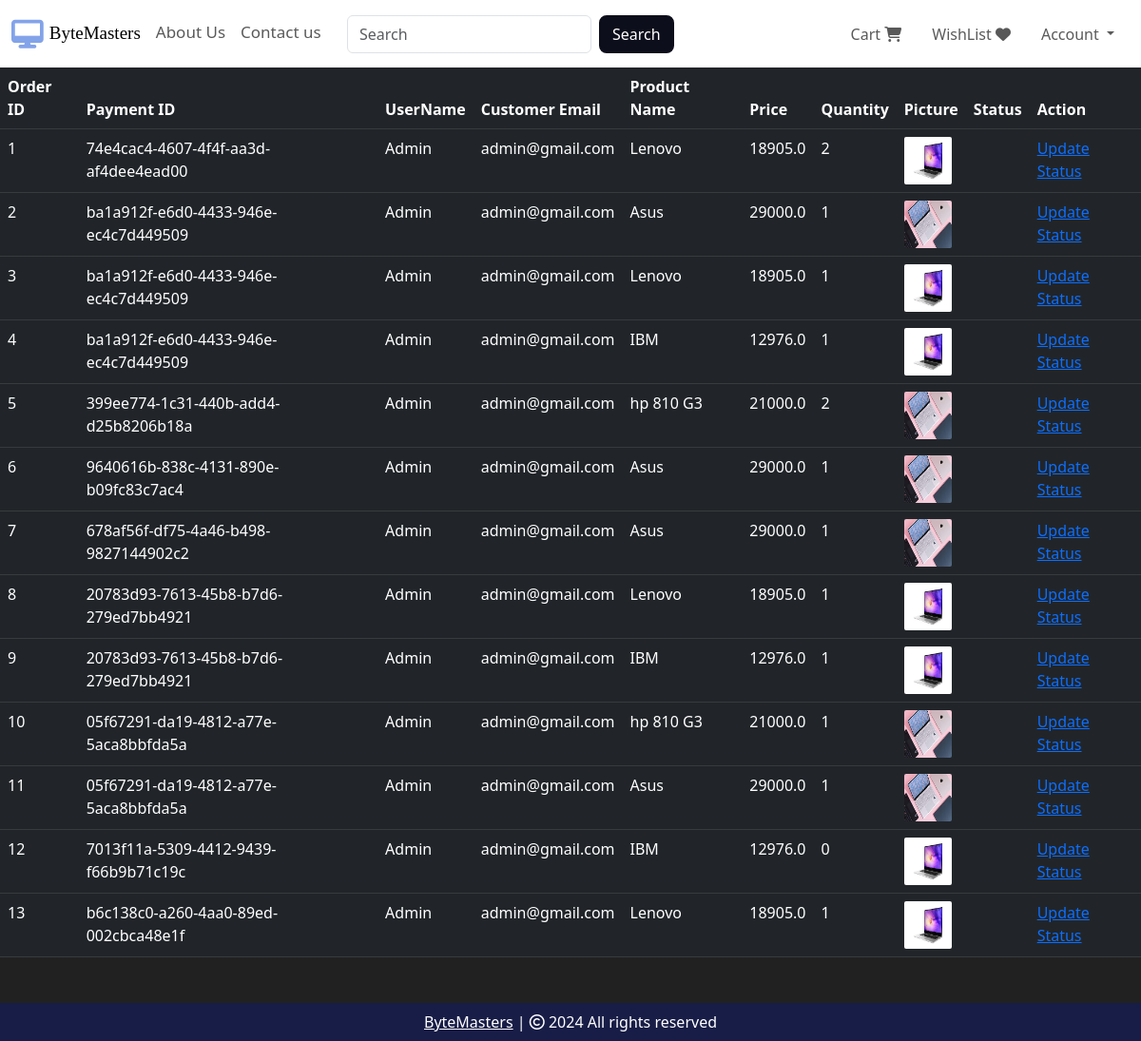
/view_orders (signed in), run on the app's committed database.
### website/models.py (models this page shows, shortened)
class Order(db.Model):
    id = db.Column(db.Integer, primary_key=True)
    quantity = db.Column(db.Integer, nullable=False)
    price = db.Column(db.Float, nullable=False)
    order_status = db.Column(db.String(100), nullable=False)
    payment_id = db.Column(db.String(1000), nullable=False)
    customer_link = db.Column(db.Integer, db.ForeignKey('customer.id'), nullable=False)
    product_link = db.Column(db.Integer, db.ForeignKey('product.id'), nullable=False)

class Customer(db.Model, UserMixin):
    id = db.Column(db.Integer, primary_key=True)
    email = db.Column(db.String(100), unique=True)
    username = db.Column(db.String(100))
    password_hash = db.Column(db.String(150))
    date_joined = db.Column(db.DateTime(), default=datetime.utcnow)
    cart_items = db.relationship('Cart', backref=db.backref('customer', lazy=True))
    orders = db.relationship('Order', backref=db.backref('customer', lazy=True))
    @property
    def password(self):
        raise AttributeError('Password is not a readable Attribute')

class Product(db.Model):
    id = db.Column(db.Integer, primary_key=True)
    product_name = db.Column(db.String(100), nullable=False)
    current_price = db.Column(db.Float, nullable=False)
    previous_price = db.Column(db.Float, nullable=False)
    in_stock = db.Column(db.Integer, nullable=False)
    product_picture = db.Column(db.String(1000), nullable=False)
    flash_sale = db.Column(db.Boolean, default=False)
    date_added = db.Column(db.DateTime, default=datetime.utcnow)
    carts = db.relationship('Cart', backref=db.backref('product', lazy=True))
    orders = db.relationship('Order', backref=db.backref('product', lazy=True))

### website/admin.py (the view)
@admin.route('/view_orders')
@login_required
def order_view():
    if current_user.id == 2:
        orders = Order.query.all()
        return render_template('view_orders.html', orders=orders)
    return render_template('404.html')

### website/__init__.py (called while the page is built)
def create_app():
    app = Flask(__name__)
    app.config['SECRET_KEY'] = 'yfvryjhfbruifkhnrfnr'
    app.config['SQLALCHEMY_DATABASE_URI'] = f'sqlite:///{DB_NAME}'
    db.init_app(app)
    @app.errorhandler(404)
    def page_not_found(error):
        return render_template('404.html')
    login_manager = LoginManager()
    login_manager.login_view = 'auth.login'
    login_manager.init_app(app)
    @login_manager.user_loader
    def load_user(id):
        return Customer.query.get(int(id))
    from .views import views
    from .auth import auth
    from .admin import admin
    from .models import Cart , Customer , Product
    app.register_blueprint(views , url_prefix = '/')
    app.register_blueprint(admin , url_prefix = '/')
    app.register_blueprint(auth , url_prefix = '/')
    with app.app_context():
        create_database()
    return app

### website/templates/view_orders.html (shortened to what this page needs)
{% extends 'base.html' %}
{% block body %}
<table class="table table-dark table-hover">
    <thead>
        <tr>
            <th scope="col">Order ID</th>
            <th scope="col">Payment ID</th>
            <th scope="col">UserName</th>
            <th scope="col">Customer Email</th>
            <th scope="col">Product Name</th>
            <th scope="col">Price</th>
            <th scope="col">Quantity</th>
            <th scope="col">Picture</th>
            <th scope="col">Status</th>
            <th scope="col">Action</th>
        </tr>
    </thead>
    <tbody>
        {% for order in orders %}
        <tr>
            <td>{{ order.id }}</td>
            <td>{{ order.payment_id }}</td>
            <td>{{ order.customer.username }}</td>
            <td>{{ order.customer.email }}</td>
            <td>{{ order.product.product_name }}</td>
            <td>{{ order.price }}</td>
            <td>{{ order.quantity }}</td>
            <td><img src="{{ order.product.product_picture }}" alt="" style="height: 50px; width: 50px; border-radius: 2px;"></td>
            <td>{{ order.status}}</td>
            <td>
                <a href="/update_order/{{ order.id }}">Update Status</a>
            </td>
        </tr>
        {% endfor %}
    </tbody>
</table>
{% endblock %}

### data on the page
Order: id "1", payment_id "74e4cac4-4607-4f4f-aa3d-af4dee4ead00", customer.username "Admin", customer.email "admin@gmail.com", product.product_name "Lenovo", price "18905.0", quantity "2", product.product_picture (picture)
Order: id "2", payment_id "ba1a912f-e6d0-4433-946e-ec4c7d449509", customer.username "Admin", customer.email "admin@gmail.com", product.product_name "Asus", price "29000.0", quantity "1", product.product_picture (picture)
Order: id "3", payment_id "ba1a912f-e6d0-4433-946e-ec4c7d449509", customer.username "Admin", customer.email "admin@gmail.com", product.product_name "Lenovo", price "18905.0", quantity "1", product.product_picture (picture)
Order: id "4", payment_id "ba1a912f-e6d0-4433-946e-ec4c7d449509", customer.username "Admin", customer.email "admin@gmail.com", product.product_name "IBM", price "12976.0", quantity "1", product.product_picture (picture)
Order: id "5", payment_id "399ee774-1c31-440b-add4-d25b8206b18a", customer.username "Admin", customer.email "admin@gmail.com", product.product_name "hp 810 G3", price "21000.0", quantity "2", product.product_picture (picture)
Order: id "6", payment_id "9640616b-838c-4131-890e-b09fc83c7ac4", customer.username "Admin", customer.email "admin@gmail.com", product.product_name "Asus", price "29000.0", quantity "1", product.product_picture (picture)
Order: id "7", payment_id "678af56f-df75-4a46-b498-9827144902c2", customer.username "Admin", customer.email "admin@gmail.com", product.product_name "Asus", price "29000.0", quantity "1", product.product_picture (picture)
Order: id "8", payment_id "20783d93-7613-45b8-b7d6-279ed7bb4921", customer.username "Admin", customer.email "admin@gmail.com", product.product_name "Lenovo", price "18905.0", quantity "1", product.product_picture (picture)
Order: id "9", payment_id "20783d93-7613-45b8-b7d6-279ed7bb4921", customer.username "Admin", customer.email "admin@gmail.com", product.product_name "IBM", price "12976.0", quantity "1", product.product_picture (picture)
Order: id "10", payment_id "05f67291-da19-4812-a77e-5aca8bbfda5a", customer.username "Admin", customer.email "admin@gmail.com", product.product_name "hp 810 G3", price "21000.0", quantity "1", product.product_picture (picture)
Order: id "11", payment_id "05f67291-da19-4812-a77e-5aca8bbfda5a", customer.username "Admin", customer.email "admin@gmail.com", product.product_name "Asus", price "29000.0", quantity "1", product.product_picture (picture)
Order: id "12", payment_id "7013f11a-5309-4412-9439-f66b9b71c19c", customer.username "Admin", customer.email "admin@gmail.com", product.product_name "IBM", price "12976.0", quantity "0", product.product_picture (picture)
Order: id "13", payment_id "b6c138c0-a260-4aa0-89ed-002cbca48e1f", customer.username "Admin", customer.email "admin@gmail.com", product.product_name "Lenovo", price "18905.0", quantity "1", product.product_picture (picture)
